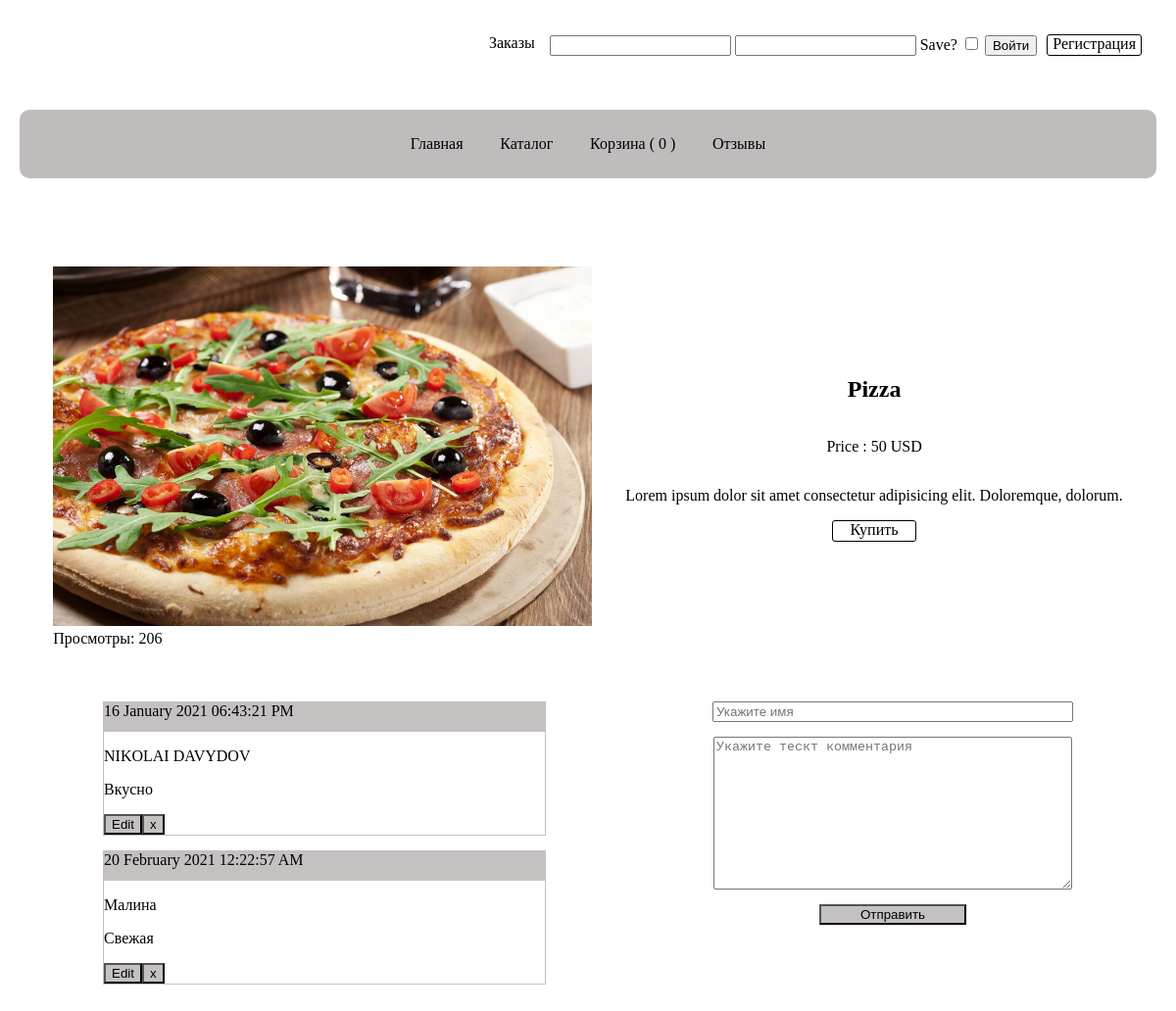
The page /catalog/product/?id=1 on the database its author committed.
### tables this page shows
CREATE TABLE `catalog` (
  `id` int NOT NULL,
  `name_product` varchar(255) NOT NULL,
  `price` int NOT NULL,
  `img_prod` text,
  `veiws` int NOT NULL DEFAULT '0',
  `description` text
);

CREATE TABLE `feedback` (
  `idfeed` int NOT NULL,
  `name` varchar(255) NOT NULL,
  `feedback` text NOT NULL,
  `datefeedback` text NOT NULL,
  `id` int DEFAULT NULL
);

### controllers/Controller.php (called while the page is built, shortened)
<?php
class Controller
{
    private $defaultLayouts = "index";
    protected $render;
    public function __construct(IRender $render)
    {
        $this->render = $render;
    }
    public function renderLayouts($template, $params = [])
    {
        return $this->render->renderVeiws("layouts/" . $this->defaultLayouts, [
            'login' => $this->render->renderVeiws('login', [
                'login' =>App::Call()->usersRepository->getLogin(),
                'auth' => App::Call()->usersRepository->auth(),
            ]),
            'menu' => $this->render->renderVeiws('menu', [
                'count' => App::call()->basketRepository->getCount()['count'],
            ]),
            'content' => $this->render->renderVeiws($template, $params)
        ]);
    }
}

### public/index.php (called while the page is built, shortened)
<?php
$config = include '../config/config.php';
App::call()->run($config);

### engine/Db.php (called while the page is built, shortened)
<?php
class Db
{
    private $config = [];
    public function __construct($driver = null, $host = null, $dbname = null, $port = null, $login = null, $pass = null, $charset = 'utf8')
    {
        $this->config['driver'] = $driver;
        $this->config['host'] = $host;
        $this->config['port'] = $port;
        $this->config['dbname'] = $dbname;
        $this->config['login'] = $login;
        $this->config['pass'] = $pass;
        $this->config['charset'] = $charset;
    }
    protected $connected = null;
    protected function connected()
    {
        if (is_null($this->connected)) {
            $this->connected = new \PDO($this->getDSNstr(), $this->config['login'], $this->config['pass']);
            $this->connected->setAttribute(\PDO::ATTR_DEFAULT_FETCH_MODE, \PDO::FETCH_ASSOC);
        }
        return $this->connected;
    }
    private function getDSNstr()
    {
        return sprintf(
            "%s:host=%s:%s;dbname=%s;charset=%s",
            $this->config['driver'],
            $this->config['host'],
            $this->config['port'],
            $this->config['dbname'],
            $this->config['charset']
        );
    }
    public function query($sql, $params = [])
    {
        $sth = $this->connected()->prepare($sql);
        $sth->execute($params);
        return $sth;
    }
    public function queryAll($sql, $params = [])
    {
        return $this->query($sql, $params)->fetchAll();
    }
}

### model/repositories/CatalogRepository.php (called while the page is built, shortened)
<?php
class CatalogRepository extends Repository
{
    public  function getProduct($id)
    {
        $sql = 'SELECT * FROM `feedback` WHERE id =:id';
        if (!empty(App::call()->db->queryAll($sql, [":id" => $id]))) {
            $sql = 'SELECT * FROM `catalog`,`feedback` WHERE catalog.id=feedback.id AND catalog.id=:id';
        } else {
            $sql = 'SELECT * FROM `catalog` WHERE id = :id';
        }
        return App::call()->db->queryAll($sql, [":id" => $id]);
    }
}

### engine/Storege.php (called while the page is built, shortened)
<?php
class Storege
{
    protected $item = [];
    public  function get($key)
    {
        if (!isset($this->item[$key])) {
            $this->item[$key] = App::call()->createComponent($key);
        }
        return $this->item[$key];
    }
}

### engine/Request.php (called while the page is built, shortened)
<?php
class Request
{
    protected $params;
    private function parseRequest() {
        $this->params = $_REQUEST;
    }
    public function getParams()
    {
        return $this->params;
    }
}

### views/product.php (the view, shortened to what this page needs)
<div class="container">
    <div class="product_container">
        <div class="item_product">
            <div class="img_product">
                <img src="/img/imgCatalog/<?= $item[0]['img_prod'] ?>" style="width: 550px;" alt="">
                <div class="views">Просмотры: <?= $item[0]['veiws'] ?></div>
            </div>
            <div class="info_product">
                <h2 class="catalogItem"><?= $item[0]['name_product'] ?></h2>
                <p> Price : <span><?= $item[0]['price'] ?> USD</span></p>
                <p><?= $item[0]['description'] ?></p>
                <a class="product_buy" href="/catalog/buy/?id=<?= $item['id'] ?>">Купить</a>
            </div>
        </div>
    </div>
</div>
<div class="container feedback">
    <?php if (!is_null($item[0]['feedback'])) : ?>
        <div class="feedbackBox">
            <?php foreach ($item as $feedback) : ?>
                <div class="feedbackBoxItem">
                    <p class="dateFeedback"><?= $feedback['datefeedback'] ?></p>
                    <p class="nameUserFeed"> <?= $feedback['name'] ?></p>
                    <p class="feedbackText"><?= $feedback['feedback'] ?></p>
                    <div class="btnFeedbackBox">
                        <form action="/catalog/edit/" method="post">
                            <input type="submit" value="Edit">
                        </form>
                        <form action="/catalog/delete/" method="post">
                            <input type="submit" value="х">
                        </form>
                    </div>
                </div>
            <?php endforeach ?>
        </div>
    <?php endif ?>
    <form class="feedbackForm" action="/catalog/savefeed/" method="post">
        <input class='feedbacknameUser' type="text" name="name" value="<?= $feedbackUpdate->name ?>" placeholder="Укажите имя" checked>
        <textarea name="feedback" id="" cols="30" rows="10" placeholder="Укажите тескт комментария"><?= $feedbackUpdate->feedback ?></textarea>
        <input class="btnFeedbackForm" type="submit" value="Отправить">
    </form>
</div>

### public/css/content3.css (style rules this page uses)
body { margin: 0 auto; position: relative; height: 80vw; }
.container { padding: 20px; margin: 20 auto; }
a { color: black; text-decoration: none; }
.item_product { display: flex; justify-content: space-evenly; }
.product_buy { border: 1px solid black; border-radius: 3px; display: block; width: 84px; height: 20px; text-align: center; }
.info_product, .update_product { display: flex; flex-direction: column; justify-content: center; align-items: center; padding-bottom: 15px; }
.feedback, .feedbackForm { display: flex; justify-content: space-around; }
.feedbackForm { display: flex; flex-direction: column; justify-content: flex-start; align-items: center; }
.feedbackForm input { margin: 15px 0; }
.feedbackForm .feedbacknameUser, textarea { width: 360px; }
.feedbackBoxItem { border: 1px solid rgb(197, 193, 193); margin: 15px 0; min-width: 450px; }
.feedbackBox p { text-align: left; }
.btnFeedbackBox { display: flex; }
.btnFeedbackBox input, .btnFeedbackForm, .dateFeedback { background-color: rgb(197, 193, 193); }
.btnFeedbackForm { width: 150px; }
.dateFeedback { margin: 0; height: 30px; }

### rows shown on the page
catalog: img_prod (picture), veiws "206", name_product "Pizza", price "50", description "Lorem ipsum dolor sit amet consectetur adipisicing elit. Doloremque, dolorum.", feedback.datefeedback "16 January 2021 06:43:21 PM", feedback.name "NIKOLAI DAVYDOV", feedback.feedback "Вкусно", feedback.datefeedback "20 February 2021 12:22:57 AM", feedback.name "Малина", feedback.feedback "Свежая"

### other values the page prints
$count "0"
